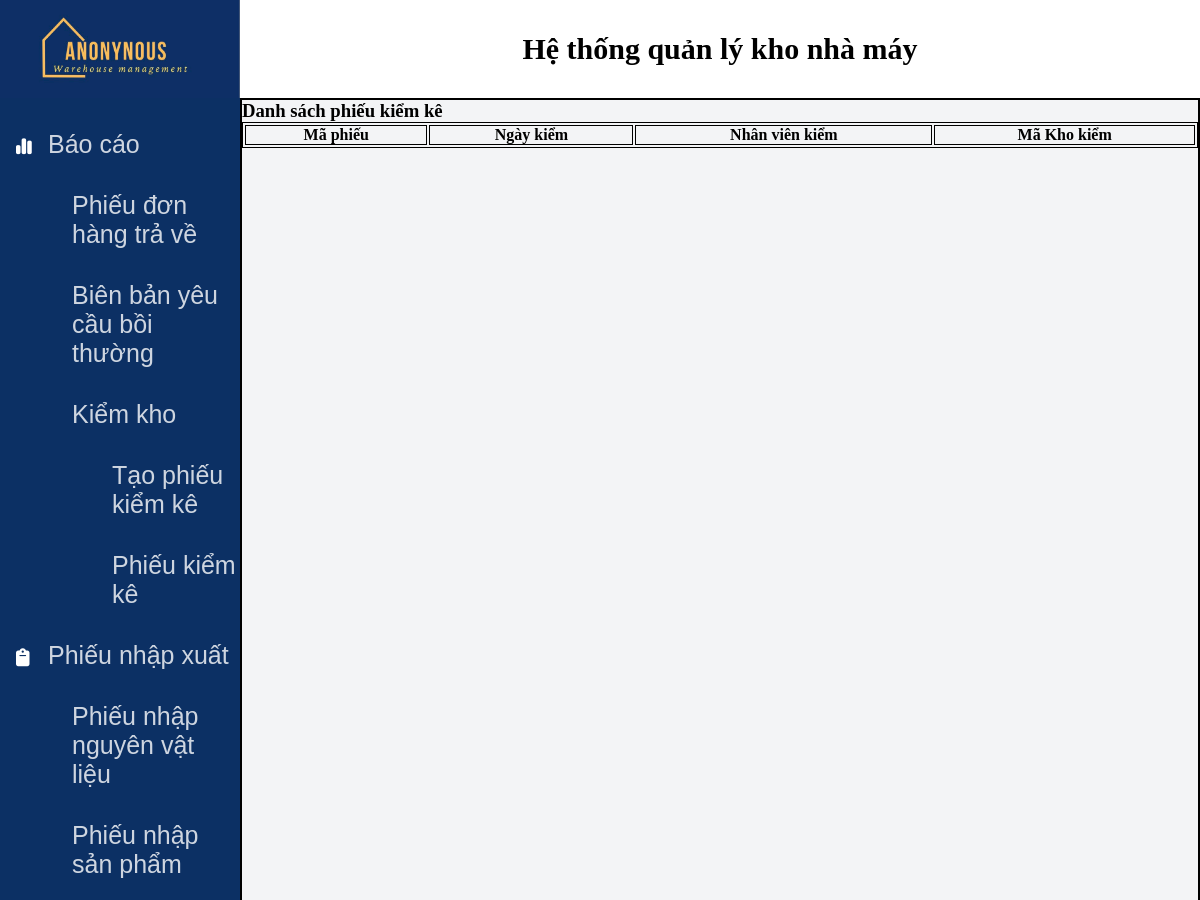
/phieuKiemKe.php (upper part), run on an earlier commit of the app's database.
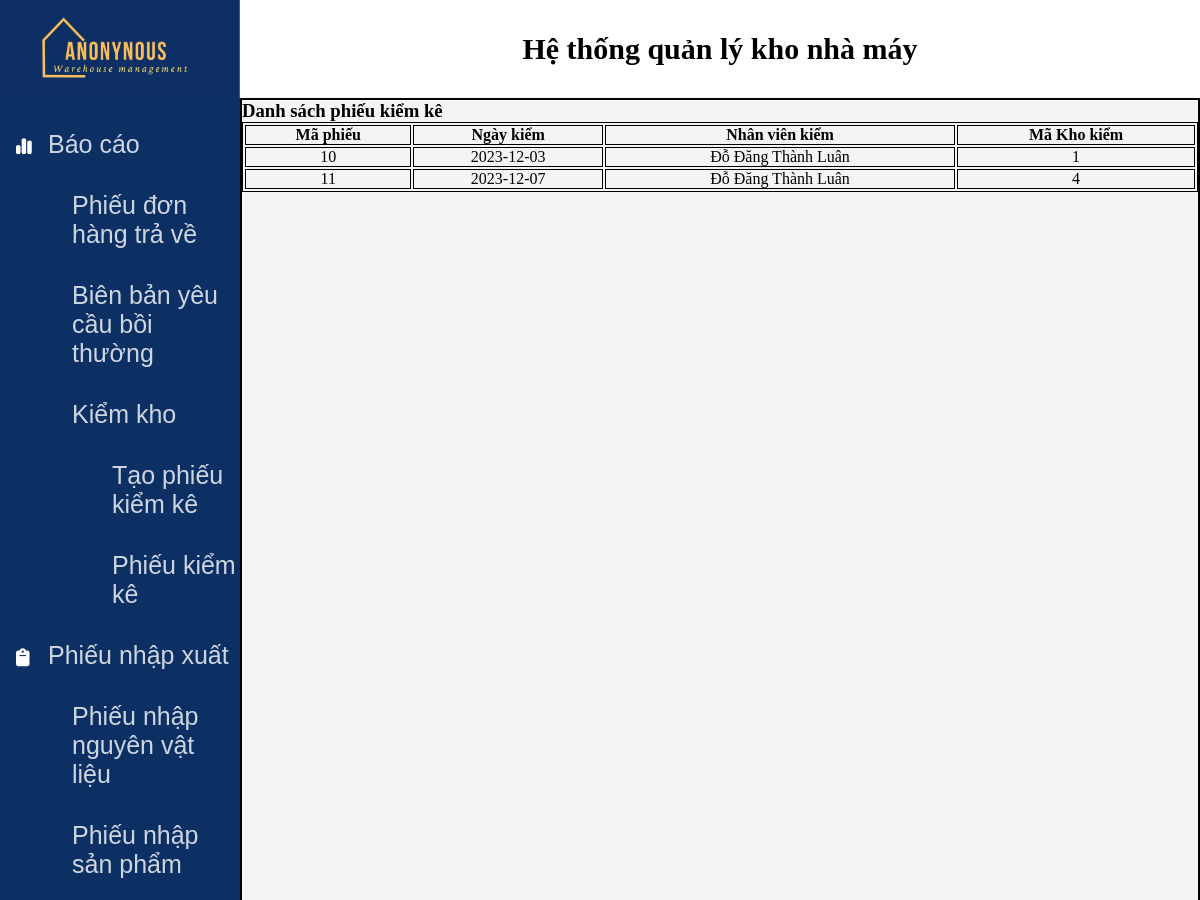
And on a later commit of the database.
### tables this page shows
CREATE TABLE `phieukiemke` (
  `MaPhieuKiemKe` int(11) NOT NULL,
  `NgayKiemKe` date NOT NULL,
  `NguoiKiemKe` varchar(255) NOT NULL,
  `GhiChu` varchar(255) NOT NULL,
  `MaNVKK` int(11) NOT NULL,
  `MaKho` int(11) NOT NULL
);

### phieuKiemKe.php (the view, shortened to what this page needs)
<!DOCTYPE html>
<html lang="en">
<head>
    <link rel="stylesheet" href="static/css/styles.css">
</head>
<body>
    <div class="header">
        <div class="header_inner">
            <div class="header_left">
                <a href="index.php"><img src="static/img/logo2.jpg" alt=""></a>
            </div>
            <div class="header_right">
                <h2>Hệ thống quản lý kho nhà máy</h2>
            </div>
        </div>
    </div>
    <div class="body_section">
        <div class="body_section_inner">
<?php
        include_once 'navbar.php';
    ?>
            <div class="body_section_inner_right">
                <h3>Danh sách phiếu kiểm kê</h3>
                <table class="table-one">
                    <thead>
                        <tr>
                            <th>Mã phiếu</th>
                            <th>Ngày kiểm</th>
                            <th>Nhân viên kiểm</th>
                            <th>Mã Kho kiểm</th>
                        </tr>
                        </thead>
                        <tbody>
                        <?php
                                        $conn=mysqli_connect("localhost","root","" ,"nhom2_qlkho");
                                        $querykiemke = 'SELECT * FROM phieukiemke';
                                        $data = mysqli_query($conn, $querykiemke);
                                        if (!$data) {
                                            echo 'Data cannot be displayed!';
                                        } else {
                                            while ($row = mysqli_fetch_assoc($data)) {
                                            echo '<tr>';
                                            echo '<td>'.
                                                $row['MaPhieuKiemKe']
                                                .'</td>';
                                            echo '<td>'.
                                                $row['NgayKiemKe']
                                                .'</td>';
                                            echo '<td>'.
                                                $row['NguoiKiemKe']
                                                .'</td>';
                                            echo '<td>'.
                                                $row['MaKho']
                                                .'</td>';
                                            echo '</tr>';
                                            }
                                        }
                                ?>
                        </tbody>
            </div>
        </div>
    </div>
</body>
</html>

What changed in the data, as far as the page shows it:
added phieukiemke: MaPhieuKiemKe "10", NgayKiemKe "2023-12-03", NguoiKiemKe "Đỗ Đăng Thành Luân", MaKho "1"
added phieukiemke: MaPhieuKiemKe "11", NgayKiemKe "2023-12-07", NguoiKiemKe "Đỗ Đăng Thành Luân", MaKho "4"
